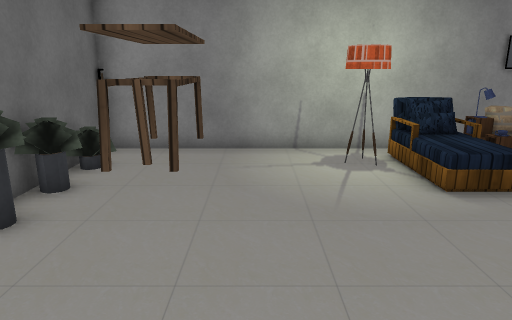
view 1 (above)

15 first-person views from a walk through a Unity game level. The camera is 1.3 m above the floor, tilts 14° down and sees 70° across. The floor is counted in squares, 0.5 m on a side. Each view is taken from the middle of a square. On the plan, view 1 faces up. The plan holds only what a view shows up to about 20 squares ahead; the rest is blank. The place goes on beyond the plan. The player is left out. Some surface patterns are stand-ins.

view 2
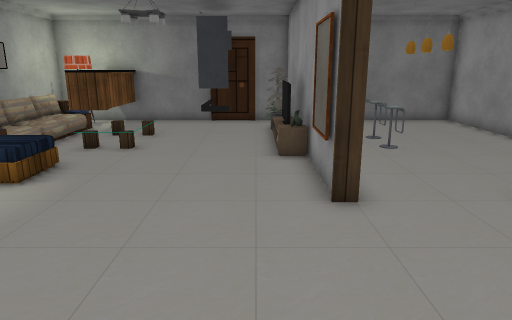

view 3
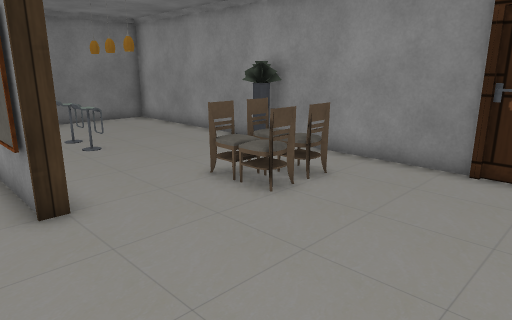

view 4
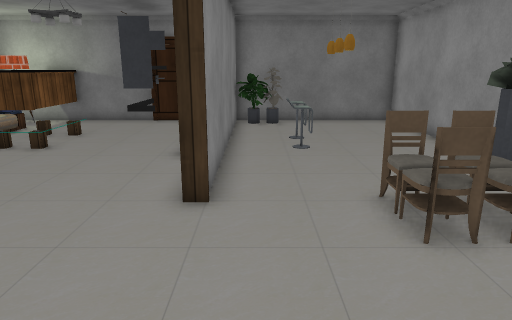

view 5
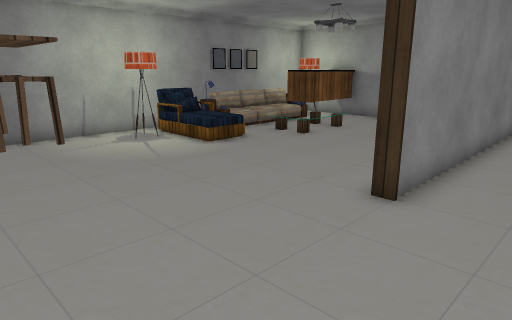

view 6
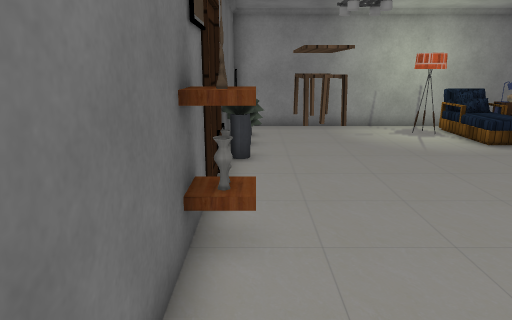

view 7
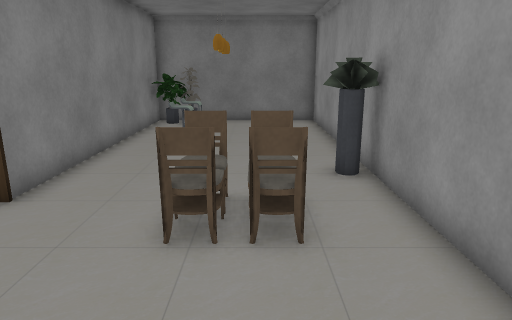

view 8
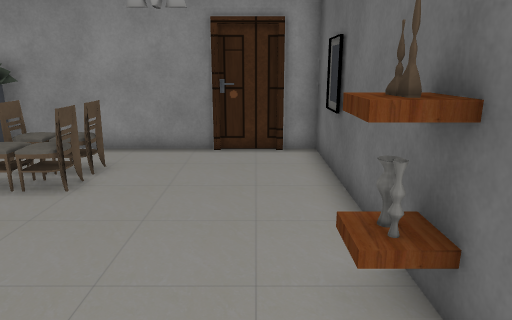

view 9
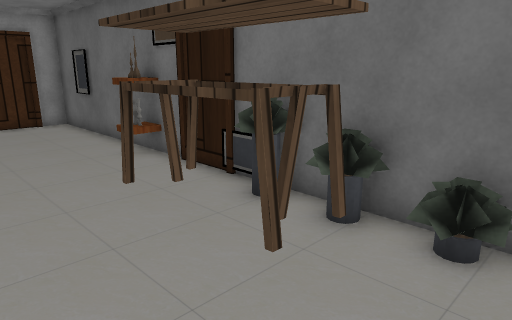

view 10
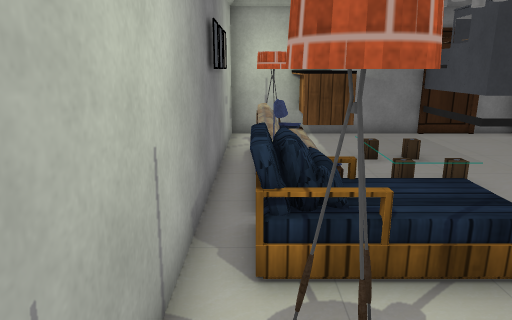

view 11
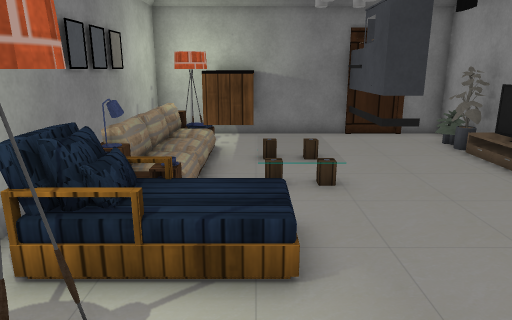

view 12
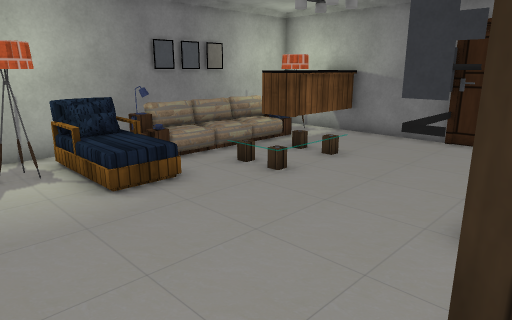

view 13
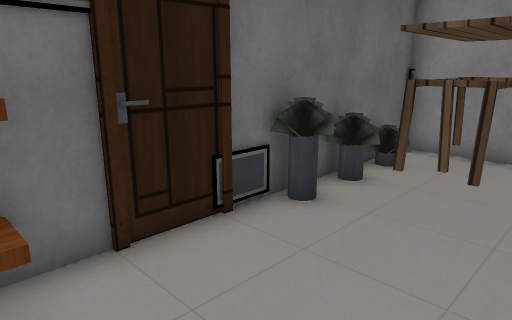

view 14
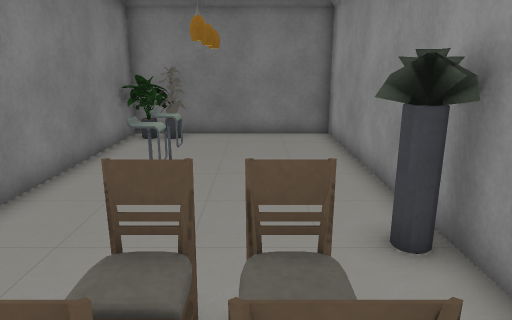

view 15
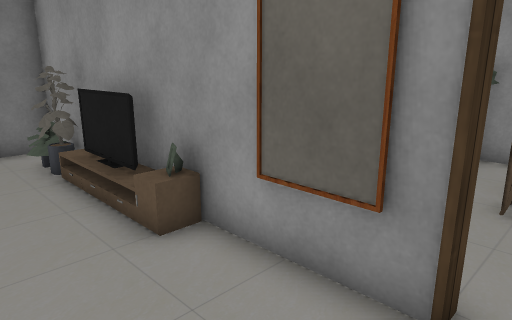

### Floor plan
Key: @ floor where view 1 was taken; # wall or solid block; x gap in a wall; . main floor; : floor 0.25 m higher than the main floor; / step, stairs or slope; = window, fence, low wall or low ledge; C chair; S sofa; P pot; U counter; T TV; I picture; O other object.
Columns run from 5 left of view 1 to 15 right of it. Each row starts with its distance up from view 1.
 12 ####################
 11 #.......#C:SS......##
 10 #P......## C    UUU##
  9 #POOO....C C....UUUUU
  8 PPOOO..../:/....UUUU#
  7 #POOO........OOOO...#
  6 #POOO........O......#
  5 IP..................#
  4 #...............OOOOO
  3 #...............O O #
  2 #...................#
  1 ##..........#TTT=P .#
  0 #O...@..#############
 -1 #.................PP#
 -2 #..................P#
 -3 #............O.O....#
 -4 #.....OOO....xx.#...#
 -5 #.....OOO...........#
 -6 #.......O...........#
 -7 #.........PP........#
 -8 #####################

Where each view was taken, in squares from view 1:
view 1: 0 up, 0 right, facing up
view 2: 2 up, 4 left, facing right
view 3: 2 up, 4 left, facing down-right
view 4: 1 down, 4 left, facing right
view 5: 3 down, 4 left, facing up-right
view 6: 5 down, 4 left, facing up
view 7: 5 down, 4 left, facing right
view 8: 4 up, 3 left, facing down
view 9: 11 up, 1 right, facing down-left
view 10: 11 up, 0 right, facing right
view 11: 8 up, 0 right, facing right
view 12: 0 up, 1 right, facing up-right
view 13: 0 up, 0 right, facing up-left
view 14: 5 down, 0 right, facing right
view 15: 4 up, 2 right, facing down-right
